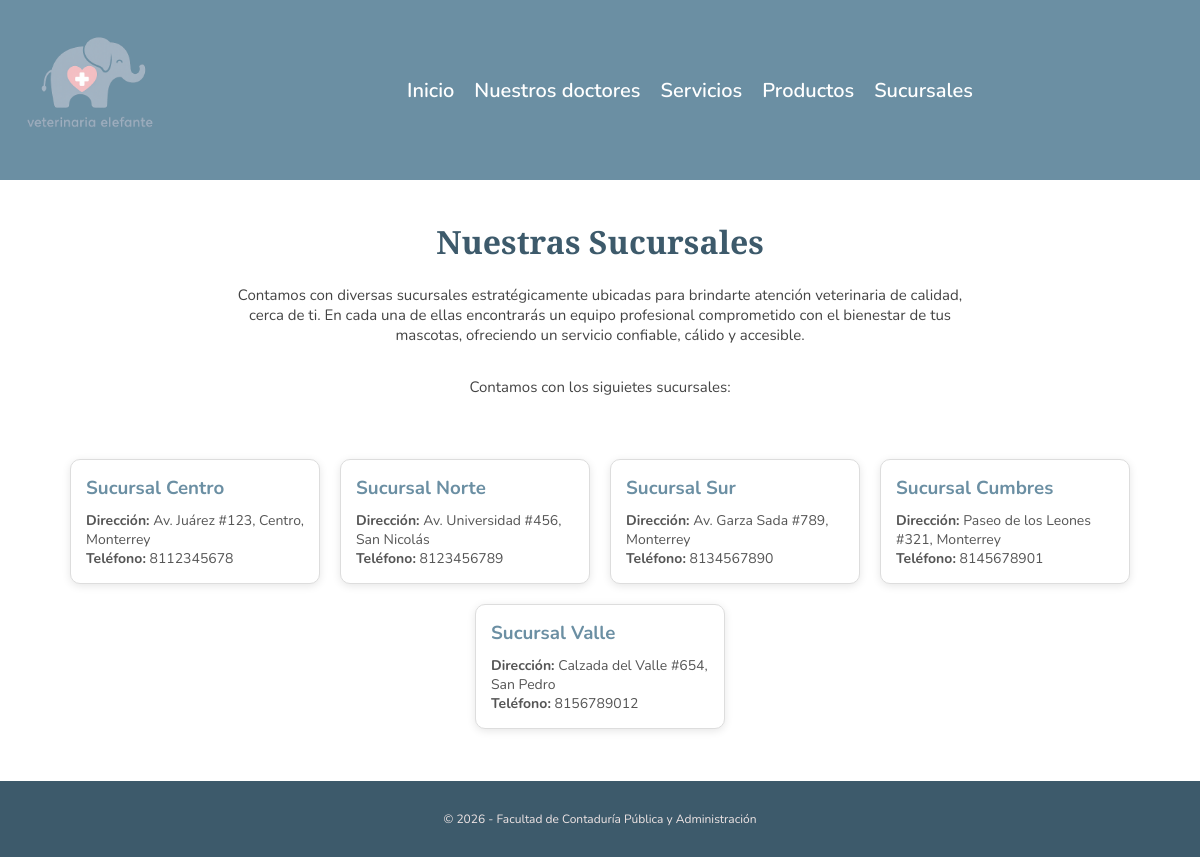
The app's page /sucursales/ with its own data.
### gestion/models.py (models this page shows, shortened)
class Sucursal(models.Model):
    nombre = models.CharField(max_length=100)
    direccion = models.CharField(max_length=200)
    telefono = models.CharField(max_length=15)
    class Meta:
        verbose_name = "Sucursal"
        verbose_name_plural = "Sucursales"

### gestion/views.py (the view)
# urls.py: path('sucursales/', views.sucursales, name='sucursales'),
def sucursales(request):
    sucursales = Sucursal.objects.all()
    return render(request, 'sucursales.html', {'sucursales': sucursales})

### templates/sucursales.html (shortened to what this page needs)
{% load static %}
<!DOCTYPE html>
<html lang="en">
<head>
    <link rel="stylesheet" href="{% static 'css/estilos.css' %}" />
</head>
<body class="pagina-sucursales">
    <header class="navbar">
      <img
        src="{% static 'imagenes/LOGO.png' %}"
        alt="Logo Elefante Veterinaria"/>
      <nav>
        <a href="{% url 'index' %}">Inicio</a>
        <a href="{% url 'doctores' %}">Nuestros doctores</a>
        <a href="{% url 'servicios' %}">Servicios</a>
        <a href="{% url 'productos' %}">Productos</a>
        <a href="{% url 'sucursales' %}">Sucursales</a>
      </nav>
    </header>
    <h1>Nuestras Sucursales</h1>
    <br>
    <p>Contamos con diversas sucursales estratégicamente ubicadas para brindarte atención veterinaria de calidad, cerca de ti. En cada una de ellas encontrarás un equipo profesional comprometido con el bienestar de tus mascotas, ofreciendo un servicio confiable, cálido y accesible.</p>
    <br>
    <p>Contamos con los siguietes sucursales:</p>
    <br>
    <div class="sucursal">
        {% for a in sucursales %}
            <div>
                <h3>{{ a.nombre }}</h3>
                <p><strong>Dirección:</strong> {{ a.direccion }}</p>
                <p><strong>Teléfono:</strong> {{ a.telefono }}</p>
            </div>
        {% endfor %}
    </div>
    <br>
    <footer>
      <p>&copy; 2026 - Facultad de Contaduría Pública y Administración</p>
    </footer>
</body>
</html>

### static/css/estilos.css (style rules this page uses)
* { margin: 0; padding: 0; box-sizing: border-box; }
body { font-family: 'Nunito', sans-serif; background-color: #ffffff; margin: 0; padding: 0; }
h1 { font-family: 'Playfair Display', serif; text-align: center; color: #333; margin-top: 40px; }
h2, h3 { font-family: 'Nunito', sans-serif; }
a { display: inline-block; margin-top: 20px; text-decoration: none; color: #007BFF; transition: text-decoration 0.2s; }
.navbar { display: flex; align-items: center; background-color: #6b8fa3; padding: 0px; }
.navbar img { width: 180px; }
.navbar nav { display: flex; gap: 20px; flex: 1; justify-content: center; }
.navbar nav a { font-family: 'Nunito', sans-serif; font-size: 20px; font-weight: 600; color: #ffffff; text-decoration: none; margin-top: 0; }
footer { display: flex; justify-content: center; align-items: center; gap: 50px; padding: 30px; background-color: #3d5a6b; }
footer p { font-family: 'Nunito', sans-serif; font-size: 12px; color: #f0e6e6; }
.pagina-sucursales { background-color: #ffffff; padding: 0; }
.pagina-sucursales h1 { color: #3d5a6b; }
.pagina-sucursales > p { text-align: center; max-width: 800px; margin: 0 auto 10px auto; color: #444; font-size: 15px; padding: 0 20px; }
.sucursal { display: flex; flex-wrap: wrap; justify-content: center; gap: 20px; margin: 30px 0; padding: 0 20px; }
.sucursal div { background: white; border: 1px solid #ddd; border-radius: 10px; padding: 15px; width: 250px; box-shadow: 0 2px 8px rgba(0,0,0,0.1); }
.sucursal h3 { color: #6b8fa3; margin-bottom: 10px; text-align: left; }
.sucursal p { font-size: 14px; color: #555; text-align: left; }

### records on screen
Sucursal: nombre "Sucursal Centro", direccion "Av. Juárez #123, Centro, Monterrey", telefono "8112345678"
Sucursal: nombre "Sucursal Norte", direccion "Av. Universidad #456, San Nicolás", telefono "8123456789"
Sucursal: nombre "Sucursal Sur", direccion "Av. Garza Sada #789, Monterrey", telefono "8134567890"
Sucursal: nombre "Sucursal Cumbres", direccion "Paseo de los Leones #321, Monterrey", telefono "8145678901"
Sucursal: nombre "Sucursal Valle", direccion "Calzada del Valle #654, San Pedro", telefono "8156789012"
